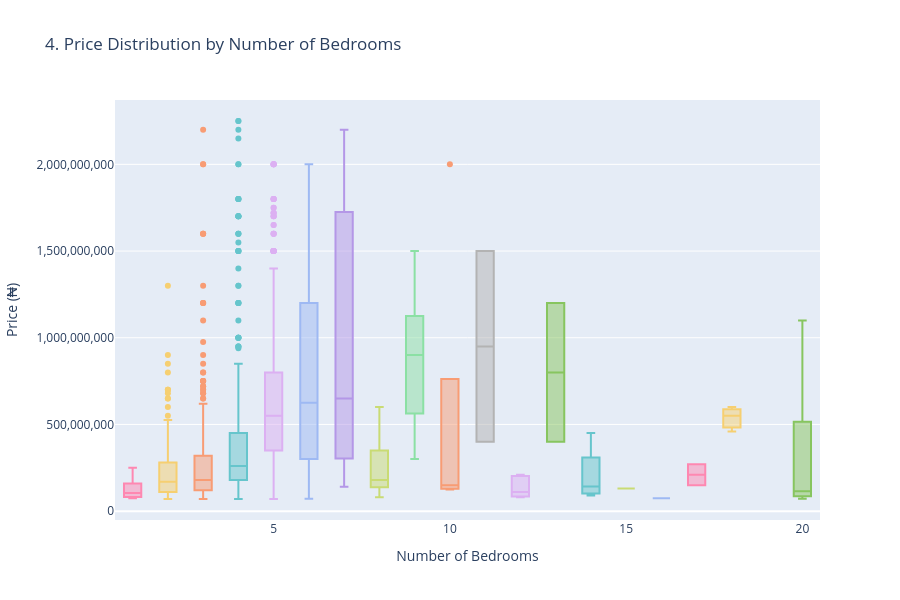

The code cell stored with this chart in its notebook:
### Code cell
# ==========================================
# 4. Boxplot: Price by number of bedrooms
# ==========================================
fig4 = px.box(df, 
              x='Bedrooms', 
              y='Price',
              title='4. Price Distribution by Number of Bedrooms',
              labels={'Bedrooms': 'Number of Bedrooms', 'Price': 'Price (₦)'},
              color='Bedrooms',
              color_discrete_sequence=px.colors.qualitative.Pastel)
fig4.update_layout(height=600, showlegend=False)
fig4.update_yaxes(tickformat=',.0f')
fig4.show()

### Figure 1 — Plotly figure (JSON) as saved in the notebook; plotly's stock layout.template omitted (floating-point values rounded to 4 significant figures; data arrays with more than 128 entries replaced by an {"elided": "..."} marker saying what was removed)
{"data": [{"alignmentgroup": "True", "hovertemplate": "Number of Bedrooms=%{x}<br>Price (₦)=%{y}<extra></extra>", "legendgroup": "4", "marker": {"color": "rgb(102, 197, 204)"}, "name": "4", "notched": false, "offsetgroup": "4", "orientation": "v", "showlegend": true, "type": "box", "x": {"elided": "579 int values"}, "x0": " ", "xaxis": "x", "y": {"elided": "579 float values"}, "y0": " ", "yaxis": "y"}, {"alignmentgroup": "True", "hovertemplate": "Number of Bedrooms=%{x}<br>Price (₦)=%{y}<extra></extra>", "legendgroup": "2", "marker": {"color": "rgb(246, 207, 113)"}, "name": "2", "notched": false, "offsetgroup": "2", "orientation": "v", "showlegend": true, "type": "box", "x": {"elided": "161 int values"}, "x0": " ", "xaxis": "x", "y": {"elided": "161 float values"}, "y0": " ", "yaxis": "y"}, {"alignmentgroup": "True", "hovertemplate": "Number of Bedrooms=%{x}<br>Price (₦)=%{y}<extra></extra>", "legendgroup": "3", "marker": {"color": "rgb(248, 156, 116)"}, "name": "3", "notched": false, "offsetgroup": "3", "orientation": "v", "showlegend": true, "type": "box", "x": {"elided": "277 int values"}, "x0": " ", "xaxis": "x", "y": {"elided": "277 float values"}, "y0": " ", "yaxis": "y"}, {"alignmentgroup": "True", "hovertemplate": "Number of Bedrooms=%{x}<br>Price (₦)=%{y}<extra></extra>", "legendgroup": "5", "marker": {"color": "rgb(220, 176, 242)"}, "name": "5", "notched": false, "offsetgroup": "5", "orientation": "v", "showlegend": true, "type": "box", "x": {"elided": "442 int values"}, "x0": " ", "xaxis": "x", "y": {"elided": "442 float values"}, "y0": " ", "yaxis": "y"}, {"alignmentgroup": "True", "hovertemplate": "Number of Bedrooms=%{x}<br>Price (₦)=%{y}<extra></extra>", "legendgroup": "20", "marker": {"color": "rgb(135, 197, 95)"}, "name": "20", "notched": false, "offsetgroup": "20", "orientation": "v", "showlegend": true, "type": "box", "x": [20, 20, 20, 20, 20, 20, 20, 20], "x0": " ", "xaxis": "x", "y": [97000000.0, 120000000.0, 72000000.0, 350000000.0, 110000000.0, 75000000.0, 1100000000.0, 680000000.0], "y0": " ", "yaxis": "y"}, {"alignmentgroup": "True", "hovertemplate": "Number of Bedrooms=%{x}<br>Price (₦)=%{y}<extra></extra>", "legendgroup": "6", "marker": {"color": "rgb(158, 185, 243)"}, "name": "6", "notched": false, "offsetgroup": "6", "orientation": "v", "showlegend": true, "type": "box", "x": [6, 6, 6, 6, 6, 6, 6, 6, 6, 6, 6, 6, 6, 6, 6, 6, 6, 6, 6, 6, 6, 6, 6, 6, 6, 6, 6, 6, 6, 6, 6, 6, 6, 6, 6, 6, 6, 6, 6, 6, 6, 6, 6, 6, 6, 6, 6, 6, 6, 6, 6, 6, 6, 6, 6, 6, 6, 6, 6, 6, 6, 6, 6, 6, 6, 6, 6, 6, 6, 6, 6, 6, 6, 6, 6, 6, 6, 6, 6, 6, 6, 6, 6, 6, 6, 6, 6, 6, 6, 6], "x0": " ", "xaxis": "x", "y": [1700000000.0, 230000000.0, 650000000.0, 1300000000.0, 250000000.0, 220000000.0, 1500000000.0, 1800000000.0, 520000000.0, 900000000.0, 150000000.0, 1300000000.0, 1900000000.0, 1000000000.0, 320000000.0, 1000000000.0, 750000000.0, 330000000.0, 350000000.0, 1200000000.0, 230000000.0, 550000000.0, 500000000.0, 2000000000.0, 160000000.0, 350000000.0, 230000000.0, 600000000.0, 1000000000.0, 190000000.0, 600000000.0, 300000000.0, 850000000.0, 1500000000.0, 665000000.0, 330000000.0, 1500000000.0, 93000000.0, 850000000.0, 180000000.0, 850000000.0, 220000000.0, 450000000.0, 750000000.0, 85000000.0, 750000000.0, 850000000.0, 170000000.0, 1300000000.0, 1400000000.0, 1400000000.0, 200000000.0, 350000000.0, 1400000000.0, 1700000000.0, 650000000.0, 1200000000.0, 350000000.0, 400000000.0, 450000000.0, 320000000.0, 1600000000.0, 680000000.0, 300000000.0, 72000000.0, 850000000.0, 230000000.0, 80000000.0, 300000000.0, 500000000.0, 400000000.0, 720000000.0, 800000000.0, 1000000000.0, 150000000.0, 400000000.0, 700000000.0, 1600000000.0, 750000000.0, 1200000000.0, 400000000.0, 100000000.0, 1800000000.0, 1300000000.0, 85000000.0, 1200000000.0, 250000000.0, 2000000000.0, 550000000.0, 1500000000.0], "y0": " ", "yaxis": "y"}, {"alignmentgroup": "True", "hovertemplate": "Number of Bedrooms=%{x}<br>Price (₦)=%{y}<extra></extra>", "legendgroup": "1", "marker": {"color": "rgb(254, 136, 177)"}, "name": "1", "notched": false, "offsetgroup": "1", "orientation": "v", "showlegend": true, "type": "box", "x": [1, 1, 1, 1, 1, 1, 1, 1, 1, 1, 1, 1, 1, 1], "x0": " ", "xaxis": "x", "y": [160000000.0, 160000000.0, 75000000.0, 100000000.0, 110000000.0, 80000000.0, 100000000.0, 250000000.0, 90000000.0, 220000000.0, 150000000.0, 82000000.0, 75000000.0, 120000000.0], "y0": " ", "yaxis": "y"}, {"alignmentgroup": "True", "hovertemplate": "Number of Bedrooms=%{x}<br>Price (₦)=%{y}<extra></extra>", "legendgroup": "8", "marker": {"color": "rgb(201, 219, 116)"}, "name": "8", "notched": false, "offsetgroup": "8", "orientation": "v", "showlegend": true, "type": "box", "x": [8, 8, 8, 8, 8, 8, 8, 8, 8], "x0": " ", "xaxis": "x", "y": [80000000.0, 600000000.0, 250000000.0, 180000000.0, 350000000.0, 170000000.0, 150000000.0, 100000000.0, 350000000.0], "y0": " ", "yaxis": "y"}, {"alignmentgroup": "True", "hovertemplate": "Number of Bedrooms=%{x}<br>Price (₦)=%{y}<extra></extra>", "legendgroup": "9", "marker": {"color": "rgb(139, 224, 164)"}, "name": "9", "notched": false, "offsetgroup": "9", "orientation": "v", "showlegend": true, "type": "box", "x": [9, 9, 9, 9, 9], "x0": " ", "xaxis": "x", "y": [650000000.0, 1500000000.0, 300000000.0, 900000000.0, 1000000000.0], "y0": " ", "yaxis": "y"}, {"alignmentgroup": "True", "hovertemplate": "Number of Bedrooms=%{x}<br>Price (₦)=%{y}<extra></extra>", "legendgroup": "7", "marker": {"color": "rgb(180, 151, 231)"}, "name": "7", "notched": false, "offsetgroup": "7", "orientation": "v", "showlegend": true, "type": "box", "x": [7, 7, 7, 7, 7, 7, 7, 7, 7, 7, 7, 7, 7, 7, 7, 7, 7, 7, 7], "x0": " ", "xaxis": "x", "y": [260000000.0, 1500000000.0, 2000000000.0, 220000000.0, 315000000.0, 800000000.0, 2200000000.0, 350000000.0, 450000000.0, 1800000000.0, 870000000.0, 140000000.0, 2200000000.0, 300000000.0, 2100000000.0, 180000000.0, 600000000.0, 650000000.0, 1400000000.0], "y0": " ", "yaxis": "y"}, {"alignmentgroup": "True", "hovertemplate": "Number of Bedrooms=%{x}<br>Price (₦)=%{y}<extra></extra>", "legendgroup": "11", "marker": {"color": "rgb(179, 179, 179)"}, "name": "11", "notched": false, "offsetgroup": "11", "orientation": "v", "showlegend": true, "type": "box", "x": [11, 11], "x0": " ", "xaxis": "x", "y": [1500000000.0, 400000000.0], "y0": " ", "yaxis": "y"}, {"alignmentgroup": "True", "hovertemplate": "Number of Bedrooms=%{x}<br>Price (₦)=%{y}<extra></extra>", "legendgroup": "14", "marker": {"color": "rgb(102, 197, 204)"}, "name": "14", "notched": false, "offsetgroup": "14", "orientation": "v", "showlegend": true, "type": "box", "x": [14, 14, 14, 14], "x0": " ", "xaxis": "x", "y": [114000000.0, 450000000.0, 90000000.0, 170000000.0], "y0": " ", "yaxis": "y"}, {"alignmentgroup": "True", "hovertemplate": "Number of Bedrooms=%{x}<br>Price (₦)=%{y}<extra></extra>", "legendgroup": "18", "marker": {"color": "rgb(246, 207, 113)"}, "name": "18", "notched": false, "offsetgroup": "18", "orientation": "v", "showlegend": true, "type": "box", "x": [18, 18, 18], "x0": " ", "xaxis": "x", "y": [550000000.0, 460000000.0, 600000000.0], "y0": " ", "yaxis": "y"}, {"alignmentgroup": "True", "hovertemplate": "Number of Bedrooms=%{x}<br>Price (₦)=%{y}<extra></extra>", "legendgroup": "10", "marker": {"color": "rgb(248, 156, 116)"}, "name": "10", "notched": false, "offsetgroup": "10", "orientation": "v", "showlegend": true, "type": "box", "x": [10, 10, 10, 10, 10], "x0": " ", "xaxis": "x", "y": [150000000.0, 2000000000.0, 130000000.0, 125000000.0, 350000000.0], "y0": " ", "yaxis": "y"}, {"alignmentgroup": "True", "hovertemplate": "Number of Bedrooms=%{x}<br>Price (₦)=%{y}<extra></extra>", "legendgroup": "12", "marker": {"color": "rgb(220, 176, 242)"}, "name": "12", "notched": false, "offsetgroup": "12", "orientation": "v", "showlegend": true, "type": "box", "x": [12, 12, 12, 12, 12], "x0": " ", "xaxis": "x", "y": [110000000.0, 85000000.0, 80000000.0, 200000000.0, 210000000.0], "y0": " ", "yaxis": "y"}, {"alignmentgroup": "True", "hovertemplate": "Number of Bedrooms=%{x}<br>Price (₦)=%{y}<extra></extra>", "legendgroup": "13", "marker": {"color": "rgb(135, 197, 95)"}, "name": "13", "notched": false, "offsetgroup": "13", "orientation": "v", "showlegend": true, "type": "box", "x": [13, 13], "x0": " ", "xaxis": "x", "y": [400000000.0, 1200000000.0], "y0": " ", "yaxis": "y"}, {"alignmentgroup": "True", "hovertemplate": "Number of Bedrooms=%{x}<br>Price (₦)=%{y}<extra></extra>", "legendgroup": "16", "marker": {"color": "rgb(158, 185, 243)"}, "name": "16", "notched": false, "offsetgroup": "16", "orientation": "v", "showlegend": true, "type": "box", "x": [16], "x0": " ", "xaxis": "x", "y": [75000000.0], "y0": " ", "yaxis": "y"}, {"alignmentgroup": "True", "hovertemplate": "Number of Bedrooms=%{x}<br>Price (₦)=%{y}<extra></extra>", "legendgroup": "17", "marker": {"color": "rgb(254, 136, 177)"}, "name": "17", "notched": false, "offsetgroup": "17", "orientation": "v", "showlegend": true, "type": "box", "x": [17, 17], "x0": " ", "xaxis": "x", "y": [150000000.0, 270000000.0], "y0": " ", "yaxis": "y"}, {"alignmentgroup": "True", "hovertemplate": "Number of Bedrooms=%{x}<br>Price (₦)=%{y}<extra></extra>", "legendgroup": "15", "marker": {"color": "rgb(201, 219, 116)"}, "name": "15", "notched": false, "offsetgroup": "15", "orientation": "v", "showlegend": true, "type": "box", "x": [15], "x0": " ", "xaxis": "x", "y": [130000000.0], "y0": " ", "yaxis": "y"}], "layout": {"boxmode": "overlay", "height": 600, "legend": {"title": {"text": "Number of Bedrooms"}, "tracegroupgap": 0}, "showlegend": false, "title": {"text": "4. Price Distribution by Number of Bedrooms"}, "xaxis": {"anchor": "y", "categoryarray": [4, 2, 3, 5, 20, 6, 1, 8, 9, 7, 11, 14, 18, 10, 12, 13, 16, 17, 15], "categoryorder": "array", "domain": [0, 1], "title": {"text": "Number of Bedrooms"}}, "yaxis": {"anchor": "x", "domain": [0, 1], "tickformat": ",.0f", "title": {"text": "Price (₦)"}}}}
